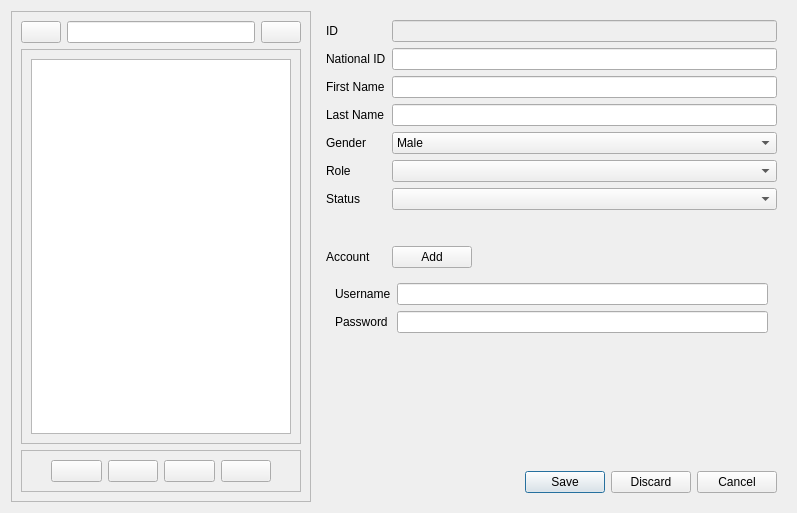
<?xml version="1.0" encoding="UTF-8"?>
<ui version="4.0">
 <class>StaffWidget</class>
 <widget class="QWidget" name="StaffWidget">
  <property name="geometry">
   <rect>
    <x>0</x>
    <y>0</y>
    <width>797</width>
    <height>513</height>
   </rect>
  </property>
  <property name="windowTitle">
   <string>Form</string>
  </property>
  <layout class="QHBoxLayout" name="horizontalLayout_5">
   <item>
    <widget class="QFrame" name="frame">
     <property name="enabled">
      <bool>true</bool>
     </property>
     <property name="sizePolicy">
      <sizepolicy hsizetype="Preferred" vsizetype="Expanding">
       <horstretch>0</horstretch>
       <verstretch>0</verstretch>
      </sizepolicy>
     </property>
     <property name="maximumSize">
      <size>
       <width>300</width>
       <height>16777215</height>
      </size>
     </property>
     <property name="frameShape">
      <enum>QFrame::StyledPanel</enum>
     </property>
     <property name="frameShadow">
      <enum>QFrame::Raised</enum>
     </property>
     <layout class="QGridLayout" name="gridLayout_2">
      <item row="4" column="0">
       <widget class="QFrame" name="frame_2">
        <property name="sizePolicy">
         <sizepolicy hsizetype="Expanding" vsizetype="Minimum">
          <horstretch>0</horstretch>
          <verstretch>0</verstretch>
         </sizepolicy>
        </property>
        <property name="frameShape">
         <enum>QFrame::StyledPanel</enum>
        </property>
        <property name="frameShadow">
         <enum>QFrame::Raised</enum>
        </property>
        <layout class="QVBoxLayout" name="verticalLayout_2">
         <item>
          <layout class="QHBoxLayout" name="horizontalLayout_3">
           <property name="leftMargin">
            <number>20</number>
           </property>
           <property name="rightMargin">
            <number>20</number>
           </property>
           <item>
            <widget class="QPushButton" name="statisticsButton">
             <property name="text">
              <string/>
             </property>
             <property name="icon">
              <iconset resource="rsc.qrc">
               <normaloff>:/rsc/img/trending-up.svg</normaloff>:/rsc/img/trending-up.svg</iconset>
             </property>
            </widget>
           </item>
           <item>
            <widget class="QPushButton" name="cardButton">
             <property name="text">
              <string/>
             </property>
             <property name="icon">
              <iconset resource="rsc.qrc">
               <normaloff>:/rsc/img/image.svg</normaloff>:/rsc/img/image.svg</iconset>
             </property>
            </widget>
           </item>
           <item>
            <widget class="QPushButton" name="newBtn">
             <property name="text">
              <string/>
             </property>
             <property name="icon">
              <iconset resource="rsc.qrc">
               <normaloff>:/rsc/img/user-plus.svg</normaloff>:/rsc/img/user-plus.svg</iconset>
             </property>
            </widget>
           </item>
           <item>
            <widget class="QPushButton" name="deleteBtn">
             <property name="text">
              <string/>
             </property>
             <property name="icon">
              <iconset resource="rsc.qrc">
               <normaloff>:/rsc/img/minus-circle.svg</normaloff>:/rsc/img/minus-circle.svg</iconset>
             </property>
            </widget>
           </item>
          </layout>
         </item>
        </layout>
       </widget>
      </item>
      <item row="3" column="0">
       <widget class="QScrollArea" name="scrollArea">
        <property name="sizePolicy">
         <sizepolicy hsizetype="Preferred" vsizetype="Expanding">
          <horstretch>0</horstretch>
          <verstretch>0</verstretch>
         </sizepolicy>
        </property>
        <property name="widgetResizable">
         <bool>true</bool>
        </property>
        <widget class="QWidget" name="scrollAreaWidgetContents">
         <property name="geometry">
          <rect>
           <x>0</x>
           <y>0</y>
           <width>278</width>
           <height>387</height>
          </rect>
         </property>
         <layout class="QGridLayout" name="gridLayout">
          <item row="0" column="0">
           <widget class="QListView" name="listView"/>
          </item>
         </layout>
        </widget>
       </widget>
      </item>
      <item row="2" column="0">
       <layout class="QHBoxLayout" name="horizontalLayout">
        <property name="sizeConstraint">
         <enum>QLayout::SetDefaultConstraint</enum>
        </property>
        <item>
         <widget class="QPushButton" name="dirBtn">
          <property name="sizePolicy">
           <sizepolicy hsizetype="Preferred" vsizetype="Fixed">
            <horstretch>0</horstretch>
            <verstretch>0</verstretch>
           </sizepolicy>
          </property>
          <property name="maximumSize">
           <size>
            <width>40</width>
            <height>16777215</height>
           </size>
          </property>
          <property name="text">
           <string/>
          </property>
          <property name="icon">
           <iconset resource="rsc.qrc">
            <normaloff>:/rsc/img/arrow-down.svg</normaloff>:/rsc/img/arrow-down.svg</iconset>
          </property>
         </widget>
        </item>
        <item>
         <widget class="QLineEdit" name="searchBox">
          <property name="sizePolicy">
           <sizepolicy hsizetype="MinimumExpanding" vsizetype="Fixed">
            <horstretch>0</horstretch>
            <verstretch>0</verstretch>
           </sizepolicy>
          </property>
          <property name="minimumSize">
           <size>
            <width>0</width>
            <height>0</height>
           </size>
          </property>
         </widget>
        </item>
        <item>
         <widget class="QPushButton" name="pushButton_3">
          <property name="sizePolicy">
           <sizepolicy hsizetype="Preferred" vsizetype="Fixed">
            <horstretch>0</horstretch>
            <verstretch>0</verstretch>
           </sizepolicy>
          </property>
          <property name="text">
           <string/>
          </property>
          <property name="icon">
           <iconset resource="rsc.qrc">
            <normaloff>:/rsc/img/search.svg</normaloff>:/rsc/img/search.svg</iconset>
          </property>
         </widget>
        </item>
       </layout>
      </item>
     </layout>
    </widget>
   </item>
   <item>
    <widget class="QWidget" name="formWidget" native="true">
     <layout class="QGridLayout" name="gridLayout_5">
      <item row="1" column="0">
       <layout class="QVBoxLayout" name="accountVerticalLayout">
        <item>
         <layout class="QHBoxLayout" name="horizontalLayout_4">
          <item>
           <widget class="QLabel" name="accountLabel">
            <property name="text">
             <string>Account</string>
            </property>
           </widget>
          </item>
          <item>
           <spacer name="horizontalSpacer_3">
            <property name="orientation">
             <enum>Qt::Horizontal</enum>
            </property>
            <property name="sizeType">
             <enum>QSizePolicy::Fixed</enum>
            </property>
            <property name="sizeHint" stdset="0">
             <size>
              <width>15</width>
              <height>20</height>
             </size>
            </property>
           </spacer>
          </item>
          <item>
           <widget class="QPushButton" name="accountCreationButton">
            <property name="text">
             <string>Add</string>
            </property>
           </widget>
          </item>
          <item>
           <spacer name="horizontalSpacer_2">
            <property name="orientation">
             <enum>Qt::Horizontal</enum>
            </property>
            <property name="sizeHint" stdset="0">
             <size>
              <width>40</width>
              <height>20</height>
             </size>
            </property>
           </spacer>
          </item>
         </layout>
        </item>
        <item>
         <widget class="QWidget" name="accountFormWidget" native="true">
          <layout class="QFormLayout" name="accountFormLayout">
           <item row="0" column="0">
            <widget class="QLabel" name="usernameLabel">
             <property name="text">
              <string>Username</string>
             </property>
            </widget>
           </item>
           <item row="0" column="1">
            <widget class="QLineEdit" name="usernameField">
             <property name="readOnly">
              <bool>true</bool>
             </property>
            </widget>
           </item>
           <item row="1" column="0">
            <widget class="QLabel" name="passwordLabel">
             <property name="text">
              <string>Password</string>
             </property>
            </widget>
           </item>
           <item row="1" column="1">
            <widget class="QLineEdit" name="passwordField">
             <property name="echoMode">
              <enum>QLineEdit::Normal</enum>
             </property>
             <property name="readOnly">
              <bool>true</bool>
             </property>
            </widget>
           </item>
          </layout>
         </widget>
        </item>
       </layout>
      </item>
      <item row="3" column="0">
       <widget class="QDialogButtonBox" name="buttonBox">
        <property name="standardButtons">
         <set>QDialogButtonBox::Cancel|QDialogButtonBox::Discard|QDialogButtonBox::Save</set>
        </property>
       </widget>
      </item>
      <item row="0" column="0">
       <layout class="QFormLayout" name="staffFormLayout">
        <item row="0" column="0">
         <widget class="QLabel" name="idLabel">
          <property name="text">
           <string>ID</string>
          </property>
         </widget>
        </item>
        <item row="0" column="1">
         <widget class="QLineEdit" name="idField">
          <property name="enabled">
           <bool>false</bool>
          </property>
         </widget>
        </item>
        <item row="1" column="0">
         <widget class="QLabel" name="nationalIdLabel">
          <property name="text">
           <string>National ID</string>
          </property>
         </widget>
        </item>
        <item row="1" column="1">
         <widget class="QLineEdit" name="nationalIdField"/>
        </item>
        <item row="2" column="0">
         <widget class="QLabel" name="firstNameLabel">
          <property name="text">
           <string>First Name</string>
          </property>
         </widget>
        </item>
        <item row="2" column="1">
         <widget class="QLineEdit" name="firstNameField"/>
        </item>
        <item row="3" column="0">
         <widget class="QLabel" name="lastNameLabel">
          <property name="text">
           <string>Last Name</string>
          </property>
         </widget>
        </item>
        <item row="3" column="1">
         <widget class="QLineEdit" name="lastNameField"/>
        </item>
        <item row="4" column="0">
         <widget class="QLabel" name="genderLabel">
          <property name="text">
           <string>Gender</string>
          </property>
         </widget>
        </item>
        <item row="4" column="1">
         <widget class="QComboBox" name="genderField">
          <item>
           <property name="text">
            <string>Male</string>
           </property>
          </item>
          <item>
           <property name="text">
            <string>Female</string>
           </property>
          </item>
         </widget>
        </item>
        <item row="5" column="0">
         <widget class="QLabel" name="roleLabel">
          <property name="text">
           <string>Role</string>
          </property>
         </widget>
        </item>
        <item row="5" column="1">
         <widget class="QComboBox" name="roleField">
          <property name="editable">
           <bool>false</bool>
          </property>
          <property name="currentText">
           <string/>
          </property>
          <property name="currentIndex">
           <number>-1</number>
          </property>
          <property name="placeholderText">
           <string>Choose a Role</string>
          </property>
          <property name="duplicatesEnabled">
           <bool>false</bool>
          </property>
          <item>
           <property name="text">
            <string>Administrator</string>
           </property>
          </item>
          <item>
           <property name="text">
            <string>Paramedic</string>
           </property>
          </item>
          <item>
           <property name="text">
            <string>Operator</string>
           </property>
          </item>
         </widget>
        </item>
        <item row="6" column="0">
         <widget class="QLabel" name="statusLabel">
          <property name="text">
           <string>Status</string>
          </property>
         </widget>
        </item>
        <item row="6" column="1">
         <widget class="QComboBox" name="statusField">
          <property name="editable">
           <bool>false</bool>
          </property>
          <property name="currentText">
           <string/>
          </property>
          <property name="currentIndex">
           <number>-1</number>
          </property>
          <property name="placeholderText">
           <string>Choose an activity</string>
          </property>
          <property name="duplicatesEnabled">
           <bool>false</bool>
          </property>
          <item>
           <property name="text">
            <string>Active</string>
           </property>
          </item>
          <item>
           <property name="text">
            <string>Concluded</string>
           </property>
          </item>
         </widget>
        </item>
       </layout>
      </item>
     </layout>
    </widget>
   </item>
  </layout>
 </widget>
 <resources>
  <include location="rsc.qrc"/>
 </resources>
 <connections/>
</ui>
